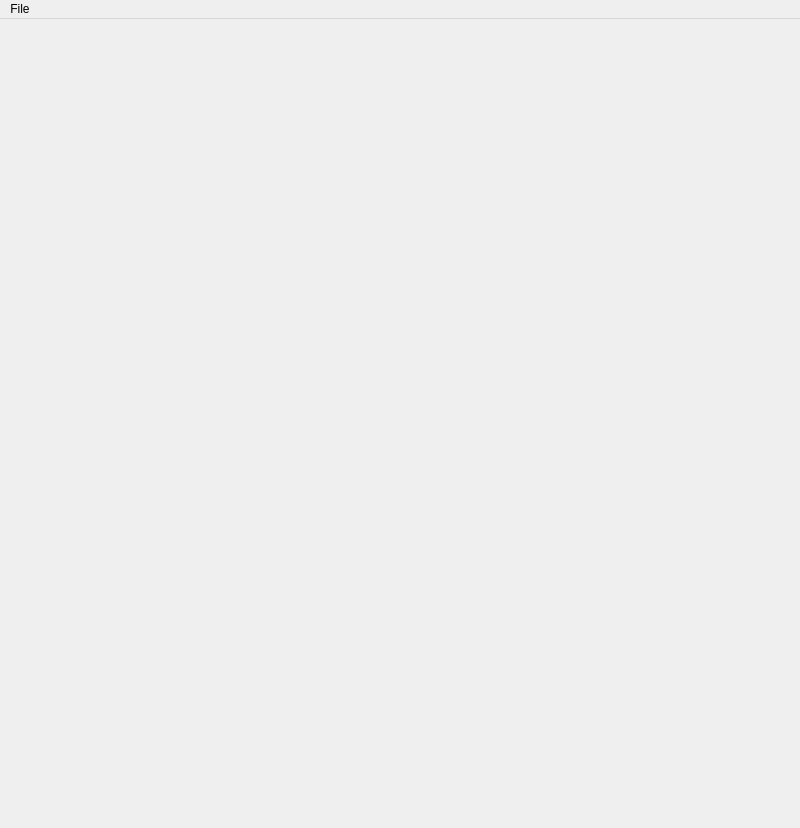
<?xml version="1.0" encoding="UTF-8"?>
<ui version="4.0">
 <class>MainWindow</class>
 <widget class="QMainWindow" name="MainWindow">
  <property name="geometry">
   <rect>
    <x>0</x>
    <y>0</y>
    <width>800</width>
    <height>828</height>
   </rect>
  </property>
  <property name="sizePolicy">
   <sizepolicy hsizetype="MinimumExpanding" vsizetype="MinimumExpanding">
    <horstretch>0</horstretch>
    <verstretch>0</verstretch>
   </sizepolicy>
  </property>
  <property name="minimumSize">
   <size>
    <width>800</width>
    <height>828</height>
   </size>
  </property>
  <property name="maximumSize">
   <size>
    <width>16777215</width>
    <height>16777215</height>
   </size>
  </property>
  <property name="windowTitle">
   <string>FractalViewer</string>
  </property>
  <widget class="QWidget" name="centralwidget">
   <property name="sizePolicy">
    <sizepolicy hsizetype="Preferred" vsizetype="Preferred">
     <horstretch>0</horstretch>
     <verstretch>0</verstretch>
    </sizepolicy>
   </property>
   <layout class="QGridLayout" name="gridLayout">
    <property name="sizeConstraint">
     <enum>QLayout::SetDefaultConstraint</enum>
    </property>
    <property name="leftMargin">
     <number>0</number>
    </property>
    <property name="topMargin">
     <number>0</number>
    </property>
    <property name="rightMargin">
     <number>0</number>
    </property>
    <property name="bottomMargin">
     <number>0</number>
    </property>
    <item row="0" column="0">
     <widget class="QLabel" name="label">
      <property name="sizePolicy">
       <sizepolicy hsizetype="Preferred" vsizetype="Preferred">
        <horstretch>0</horstretch>
        <verstretch>0</verstretch>
       </sizepolicy>
      </property>
      <property name="minimumSize">
       <size>
        <width>800</width>
        <height>800</height>
       </size>
      </property>
      <property name="text">
       <string/>
      </property>
      <property name="alignment">
       <set>Qt::AlignCenter</set>
      </property>
     </widget>
    </item>
   </layout>
  </widget>
  <widget class="QMenuBar" name="menubar">
   <property name="geometry">
    <rect>
     <x>0</x>
     <y>0</y>
     <width>800</width>
     <height>19</height>
    </rect>
   </property>
   <widget class="QMenu" name="menu">
    <property name="title">
     <string>File</string>
    </property>
   </widget>
   <addaction name="menu"/>
  </widget>
 </widget>
 <resources/>
 <connections/>
</ui>
